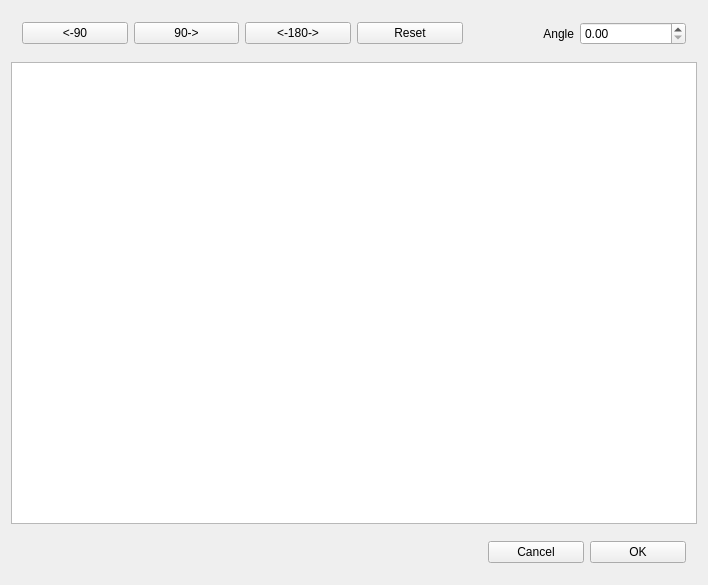
<?xml version="1.0" encoding="UTF-8"?>
<ui version="4.0">
 <class>CVActionRotateView</class>
 <widget class="CVActionView" name="CVActionRotateView">
  <property name="geometry">
   <rect>
    <x>0</x>
    <y>0</y>
    <width>708</width>
    <height>585</height>
   </rect>
  </property>
  <property name="windowTitle">
   <string>Rotate</string>
  </property>
  <layout class="QVBoxLayout" name="verticalLayout">
   <item>
    <widget class="QWidget" name="widget" native="true">
     <layout class="QHBoxLayout" name="horizontalLayout">
      <item>
       <widget class="QPushButton" name="rotCCLButton">
        <property name="text">
         <string>&lt;-90</string>
        </property>
       </widget>
      </item>
      <item>
       <widget class="QPushButton" name="rotCLButton">
        <property name="text">
         <string>90-&gt;</string>
        </property>
       </widget>
      </item>
      <item>
       <widget class="QPushButton" name="rot180Button">
        <property name="text">
         <string>&lt;-180-&gt;</string>
        </property>
       </widget>
      </item>
      <item>
       <widget class="QPushButton" name="resetButton">
        <property name="text">
         <string>Reset</string>
        </property>
       </widget>
      </item>
      <item>
       <widget class="QLabel" name="label">
        <property name="layoutDirection">
         <enum>Qt::LeftToRight</enum>
        </property>
        <property name="text">
         <string>Angle</string>
        </property>
        <property name="alignment">
         <set>Qt::AlignRight|Qt::AlignTrailing|Qt::AlignVCenter</set>
        </property>
       </widget>
      </item>
      <item>
       <widget class="QDoubleSpinBox" name="angleSpinBox">
        <property name="maximum">
         <double>360.000000000000000</double>
        </property>
        <property name="singleStep">
         <double>0.500000000000000</double>
        </property>
       </widget>
      </item>
     </layout>
    </widget>
   </item>
   <item>
    <widget class="QGraphicsView" name="graphicsView"/>
   </item>
   <item>
    <widget class="QWidget" name="widget_2" native="true">
     <property name="maximumSize">
      <size>
       <width>220</width>
       <height>16777215</height>
      </size>
     </property>
     <property name="layoutDirection">
      <enum>Qt::RightToLeft</enum>
     </property>
     <layout class="QHBoxLayout" name="horizontalLayout_2">
      <item>
       <widget class="QPushButton" name="okButton">
        <property name="maximumSize">
         <size>
          <width>100</width>
          <height>16777215</height>
         </size>
        </property>
        <property name="text">
         <string>OK</string>
        </property>
       </widget>
      </item>
      <item>
       <widget class="QPushButton" name="cancelButton">
        <property name="maximumSize">
         <size>
          <width>100</width>
          <height>16777215</height>
         </size>
        </property>
        <property name="text">
         <string>Cancel</string>
        </property>
       </widget>
      </item>
     </layout>
    </widget>
   </item>
  </layout>
 </widget>
 <layoutdefault spacing="6" margin="11"/>
 <customwidgets>
  <customwidget>
   <class>CVActionView</class>
   <extends>QWidget</extends>
   <header>cvactionview.h</header>
   <container>1</container>
  </customwidget>
 </customwidgets>
 <resources/>
 <connections/>
</ui>
